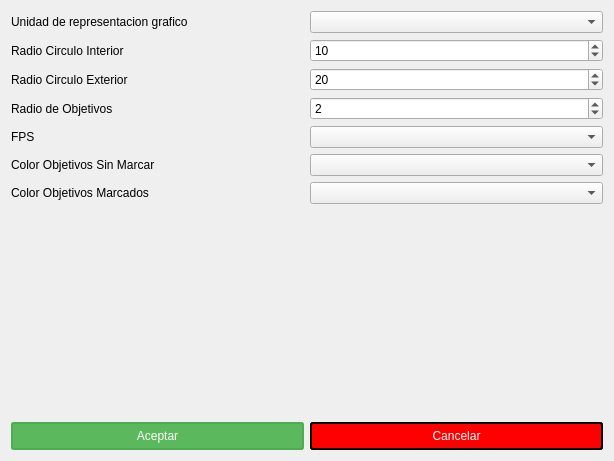
<?xml version="1.0" encoding="UTF-8"?>
<ui version="4.0">
 <class>AjustesGrafico</class>
 <widget class="QDialog" name="AjustesGrafico">
  <property name="geometry">
   <rect>
    <x>0</x>
    <y>0</y>
    <width>614</width>
    <height>461</height>
   </rect>
  </property>
  <property name="sizePolicy">
   <sizepolicy hsizetype="Preferred" vsizetype="Preferred">
    <horstretch>0</horstretch>
    <verstretch>0</verstretch>
   </sizepolicy>
  </property>
  <property name="windowTitle">
   <string>Ajustes Elementos del Grafico</string>
  </property>
  <property name="styleSheet">
   <string notr="true">QDialog{
background-color:rgb(221, 221, 221)
};</string>
  </property>
  <layout class="QVBoxLayout" name="verticalLayout">
   <item>
    <layout class="QGridLayout" name="gridLayout">
     <item row="6" column="0">
      <widget class="QLabel" name="label_4">
       <property name="text">
        <string>Color Objetivos Sin Marcar</string>
       </property>
      </widget>
     </item>
     <item row="6" column="1">
      <widget class="QComboBox" name="comboBoxColorObjetivosSinMarcar"/>
     </item>
     <item row="1" column="1">
      <widget class="QSpinBox" name="spinBoxRInterior">
       <property name="minimum">
        <number>1</number>
       </property>
       <property name="maximum">
        <number>90</number>
       </property>
       <property name="singleStep">
        <number>2</number>
       </property>
       <property name="value">
        <number>10</number>
       </property>
      </widget>
     </item>
     <item row="7" column="1">
      <widget class="QComboBox" name="comboBoxColorObjetivosMarcados"/>
     </item>
     <item row="7" column="0">
      <widget class="QLabel" name="label_5">
       <property name="text">
        <string>Color Objetivos Marcados</string>
       </property>
      </widget>
     </item>
     <item row="2" column="1">
      <widget class="QSpinBox" name="spinBoxRExterior">
       <property name="minimum">
        <number>1</number>
       </property>
       <property name="maximum">
        <number>90</number>
       </property>
       <property name="value">
        <number>20</number>
       </property>
      </widget>
     </item>
     <item row="3" column="1">
      <widget class="QSpinBox" name="spinBoxRObjetivo">
       <property name="minimum">
        <number>1</number>
       </property>
       <property name="maximum">
        <number>90</number>
       </property>
       <property name="value">
        <number>2</number>
       </property>
      </widget>
     </item>
     <item row="3" column="0">
      <widget class="QLabel" name="label_3">
       <property name="text">
        <string>Radio de Objetivos</string>
       </property>
      </widget>
     </item>
     <item row="2" column="0">
      <widget class="QLabel" name="label_2">
       <property name="text">
        <string>Radio Circulo Exterior</string>
       </property>
      </widget>
     </item>
     <item row="1" column="0">
      <widget class="QLabel" name="label">
       <property name="text">
        <string>Radio Circulo Interior</string>
       </property>
      </widget>
     </item>
     <item row="5" column="0">
      <widget class="QLabel" name="label_6">
       <property name="text">
        <string>FPS</string>
       </property>
      </widget>
     </item>
     <item row="5" column="1">
      <widget class="QComboBox" name="comboBoxFPS"/>
     </item>
     <item row="0" column="0">
      <widget class="QLabel" name="label_7">
       <property name="text">
        <string>Unidad de representacion grafico</string>
       </property>
      </widget>
     </item>
     <item row="0" column="1">
      <widget class="QComboBox" name="comboBoxUnidadGrafico"/>
     </item>
    </layout>
   </item>
   <item>
    <layout class="QHBoxLayout" name="horizontalLayout_2">
     <item>
      <widget class="QCustomPlot" name="qCustomRepresentacionGrafico" native="true">
       <property name="minimumSize">
        <size>
         <width>200</width>
         <height>200</height>
        </size>
       </property>
      </widget>
     </item>
     <item>
      <widget class="QCustomPlot" name="qCustomPlotObjetivo" native="true">
       <property name="minimumSize">
        <size>
         <width>200</width>
         <height>200</height>
        </size>
       </property>
      </widget>
     </item>
    </layout>
   </item>
   <item>
    <layout class="QHBoxLayout" name="horizontalLayout">
     <item>
      <widget class="QPushButton" name="pushButtonOK">
       <property name="styleSheet">
        <string notr="true">QPushButton{
color : white;
background-color: #5cb85c;
border: 2px solid #4cae4c;
border-radius: 3px;
padding: 5px;
min-width: 80px;
}

QPushButton:hover {
background-color: #47a447;
border: 2px solid #398439;
}

QPushButton:pressed {
border: 3px solid #398439;
}</string>
       </property>
       <property name="text">
        <string>Aceptar</string>
       </property>
      </widget>
     </item>
     <item>
      <widget class="QPushButton" name="pushButtonCancelar">
       <property name="styleSheet">
        <string notr="true">QPushButton{
color : white;
background-color: rgb(255, 0, 0);
border: 2px solid;
border-radius: 3px;
padding: 5px;
min-width: 80px;
}

QPushButton:hover {
background-color: rgb(170, 0, 0);
border: 2px solid ;
}

QPushButton:pressed {
border: 3px solid rgb(102, 0, 0);
}</string>
       </property>
       <property name="text">
        <string>Cancelar</string>
       </property>
      </widget>
     </item>
    </layout>
   </item>
  </layout>
 </widget>
 <customwidgets>
  <customwidget>
   <class>QCustomPlot</class>
   <extends>QWidget</extends>
   <header location="global">qcustomplot.h</header>
   <container>1</container>
  </customwidget>
 </customwidgets>
 <resources/>
 <connections/>
</ui>
